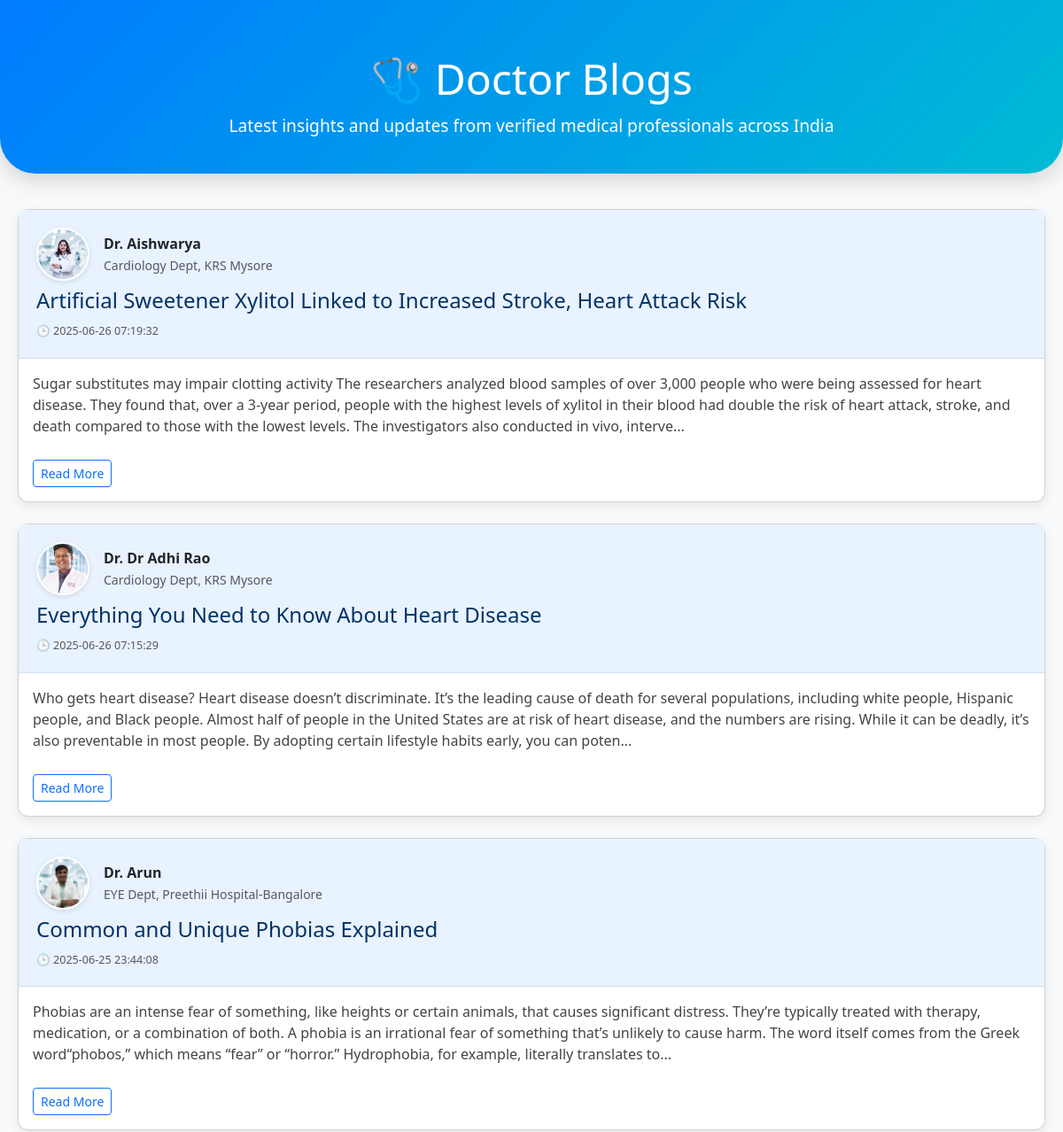
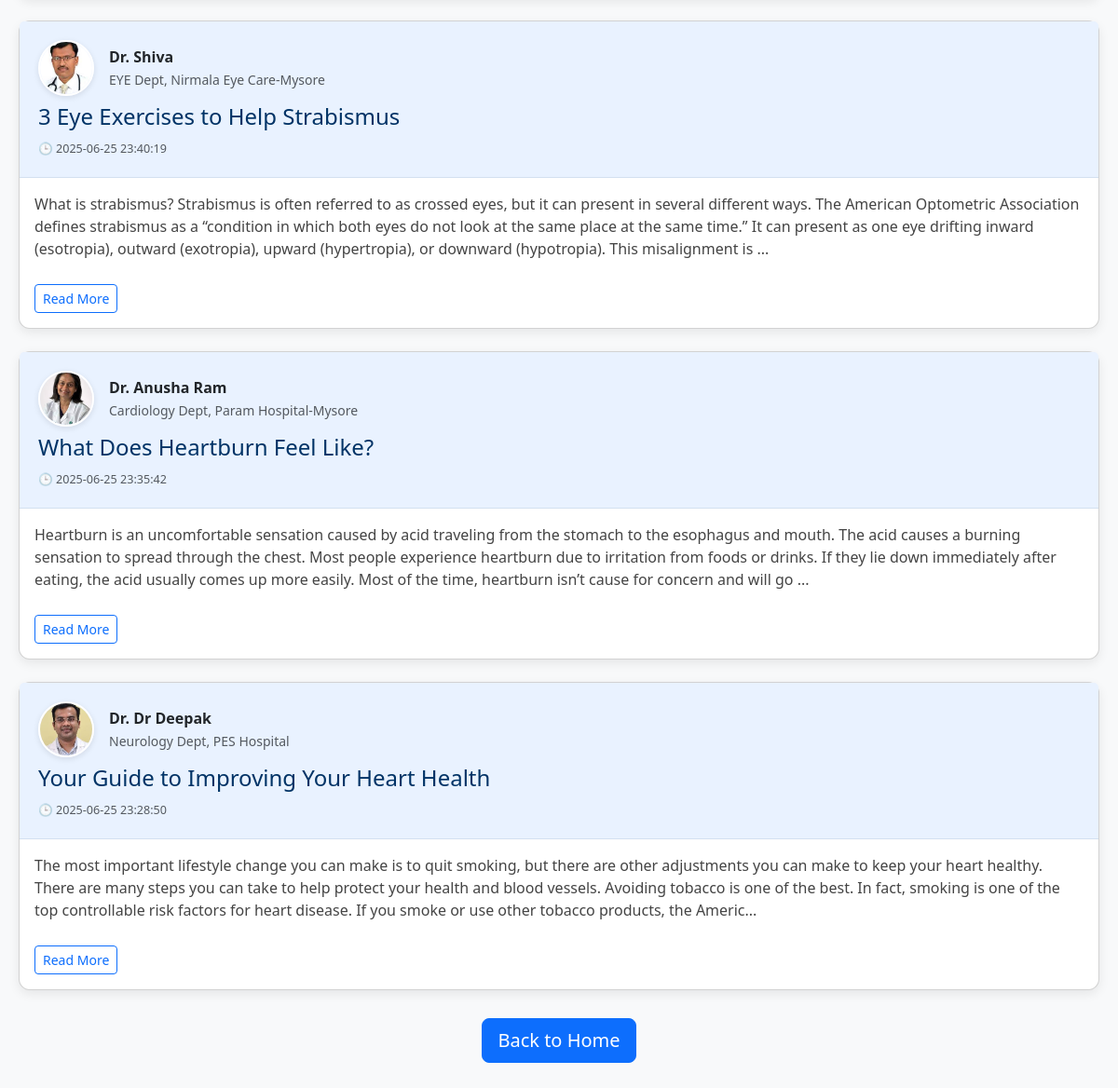
Screenshot of /blogs with the database file from the repository (2 pictures, top to bottom).
### tables this page shows
CREATE TABLE doctor_blogs (
                id INTEGER PRIMARY KEY AUTOINCREMENT,
                doctor_name TEXT,
                hospital_name TEXT,
                department TEXT,
                title TEXT,
                content TEXT,
                created_at TEXT
            , photo TEXT);

### app.py (the view)
@app.route('/blogs')
def list_blogs():
    with sqlite3.connect(DB_NAME) as conn:
        c = conn.cursor()
        c.execute('''
            SELECT id, doctor_name, hospital_name, department, title, content, created_at, photo
            FROM doctor_blogs
            ORDER BY created_at DESC
        ''')
        all_blogs = c.fetchall()
    return render_template('view_blogs.html', blogs=all_blogs)

### templates/view_blogs.html (shortened to what this page needs)
<!DOCTYPE html>
<html lang="en">
<head>
    <link href="https://cdn.jsdelivr.net/npm/bootstrap@5.3.0/dist/css/bootstrap.min.css" rel="stylesheet">
</head>
<body>
<div class="cover-section">
    <h1>🩺 Doctor Blogs</h1>
    <p>Latest insights and updates from verified medical professionals across India</p>
</div>
<div class="main-container">
    {% if blogs %}
        {% for blog in blogs %}
        <div class="card mb-4">
            <div class="card-header">
                <div class="d-flex align-items-center mb-2">
                    {% if blog[7] %}
                        <img src="{{ url_for('static', filename='uploads/' + blog[7]) }}" class="rounded-circle me-3" width="60" height="60" alt="Doctor Photo">
                    {% else %}
                        <img src="{{ url_for('static', filename='default_doctor.png') }}" class="rounded-circle me-3" width="60" height="60" alt="Default Doctor">
                    {% endif %}
                    <div>
                        <strong>Dr. {{ blog[1] }}</strong><br>
                        <small class="text-muted">{{ blog[3] }} Dept, {{ blog[2] }}</small>
                    </div>
                </div>
                <h5>{{ blog[4] }}</h5>
                <div class="blog-meta">
                    <small class="text-muted">🕒 {{ blog[6] }}</small>
                </div>
            </div>
            <div class="card-body">
                <p>{{ blog[5][:400] }}{% if blog[5]|length > 400 %}...{% endif %}</p>
                <a href="{{ url_for('view_single_blog', blog_id=blog[0]) }}" class="btn btn-outline-primary btn-sm read-more-btn">Read More</a>
            </div>
        </div>
        {% endfor %}
    {% else %}
        <p class="text-muted text-center">No blogs published yet.</p>
    {% endif %}
    <div class="bottom-home-btn">
        <a href="{{ url_for('home') }}" class="btn btn-primary btn-lg"> Back to Home</a>
    </div>
</div>
</body>
</html>

### templates/view_blogs.html (style rules this page uses)
body { background-color: #f8f9fa; font-family: 'Segoe UI', sans-serif; }
.cover-section { background: linear-gradient(135deg, #007bff, #00bcd4); color: white; padding: 60px 30px 40px; text-align: center; border-bottom-left-radius: 40px; border-bottom-right-radius: 40px; box-shadow: 0 8px 24px rgba(0, 0, 0, 0.15); }
.cover-section h1 { font-size: 3rem; margin-bottom: 10px; }
.cover-section p { font-size: 1.2rem; margin-bottom: 0; }
.main-container { max-width: 1200px; margin: 40px auto; padding: 0 20px; }
.card { border-radius: 12px; box-shadow: 0 4px 12px rgba(0, 0, 0, 0.08); }
.card-header { background-color: #e9f2ff; border-bottom: 1px solid #d3e0f0; padding: 20px; }
.card-header h5 { font-size: 1.5rem; margin-bottom: 8px; color: #003366; }
.card-body p { font-size: 1rem; color: #444; }
.blog-meta { font-size: 0.9rem; color: #555; }
.read-more-btn { margin-top: 10px; }
.rounded-circle { object-fit: cover; border: 2px solid #fff; box-shadow: 0 2px 6px rgba(0,0,0,0.1); }
.bottom-home-btn { text-align: center; margin-top: 30px; }

### rows the page displays
doctor_blogs: photo (picture), doctor_name "Aishwarya", department "Cardiology", hospital_name "KRS Mysore", title "Artificial Sweetener Xylitol Linked to Increased Stroke, Heart Attack Risk", created_at "2025-06-26 07:19:32", content "Sugar substitutes may impair clotting activity The researchers analyzed blood samples of over 3,000 people who were being assessed for heart disease. They found that, over a 3-year period, people with the highest levels of xylitol in their blood had double the risk of heart attack, stroke, and death compared to those with the lowest levels. The investigators also conducted in vivo, interve"
doctor_blogs: photo (picture), doctor_name "Dr Adhi Rao", department "Cardiology", hospital_name "KRS Mysore", title "Everything You Need to Know About Heart Disease", created_at "2025-06-26 07:15:29", content "Who gets heart disease? Heart disease doesn’t discriminate. It’s the leading cause of death for several populations, including white people, Hispanic people, and Black people. Almost half of people in the United States are at risk of heart disease, and the numbers are rising. While it can be deadly, it’s also preventable in most people. By adopting certain lifestyle habits early, you can poten"
doctor_blogs: photo (picture), doctor_name "Arun", department "EYE", hospital_name "Preethii Hospital-Bangalore", title "Common and Unique Phobias Explained", created_at "2025-06-25 23:44:08", content "Phobias are an intense fear of something, like heights or certain animals, that causes significant distress. They’re typically treated with therapy, medication, or a combination of both. A phobia is an irrational fear of something that’s unlikely to cause harm. The word itself comes from the Greek word“phobos,” which means “fear” or “horror.” Hydrophobia, for example, literally translates to"
doctor_blogs: photo (picture), doctor_name "Shiva", department "EYE", hospital_name "Nirmala Eye Care-Mysore", title "3 Eye Exercises to Help Strabismus", created_at "2025-06-25 23:40:19", content "What is strabismus? Strabismus is often referred to as crossed eyes, but it can present in several different ways. The American Optometric Association defines strabismus as a “condition in which both eyes do not look at the same place at the same time.” It can present as one eye drifting inward (esotropia), outward (exotropia), upward (hypertropia), or downward (hypotropia). This misalignment is"
doctor_blogs: photo (picture), doctor_name "Anusha Ram", department "Cardiology", hospital_name "Param Hospital-Mysore", title "What Does Heartburn Feel Like?", created_at "2025-06-25 23:35:42", content "Heartburn is an uncomfortable sensation caused by acid traveling from the stomach to the esophagus and mouth. The acid causes a burning sensation to spread through the chest. Most people experience heartburn due to irritation from foods or drinks. If they lie down immediately after eating, the acid usually comes up more easily. Most of the time, heartburn isn’t cause for concern and will go"
doctor_blogs: photo (picture), doctor_name "Dr Deepak", department "Neurology", hospital_name "PES Hospital", title "Your Guide to Improving Your Heart Health", created_at "2025-06-25 23:28:50", content "The most important lifestyle change you can make is to quit smoking, but there are other adjustments you can make to keep your heart healthy. There are many steps you can take to help protect your health and blood vessels. Avoiding tobacco is one of the best. In fact, smoking is one of the top controllable risk factors for heart disease. If you smoke or use other tobacco products, the Americ"
